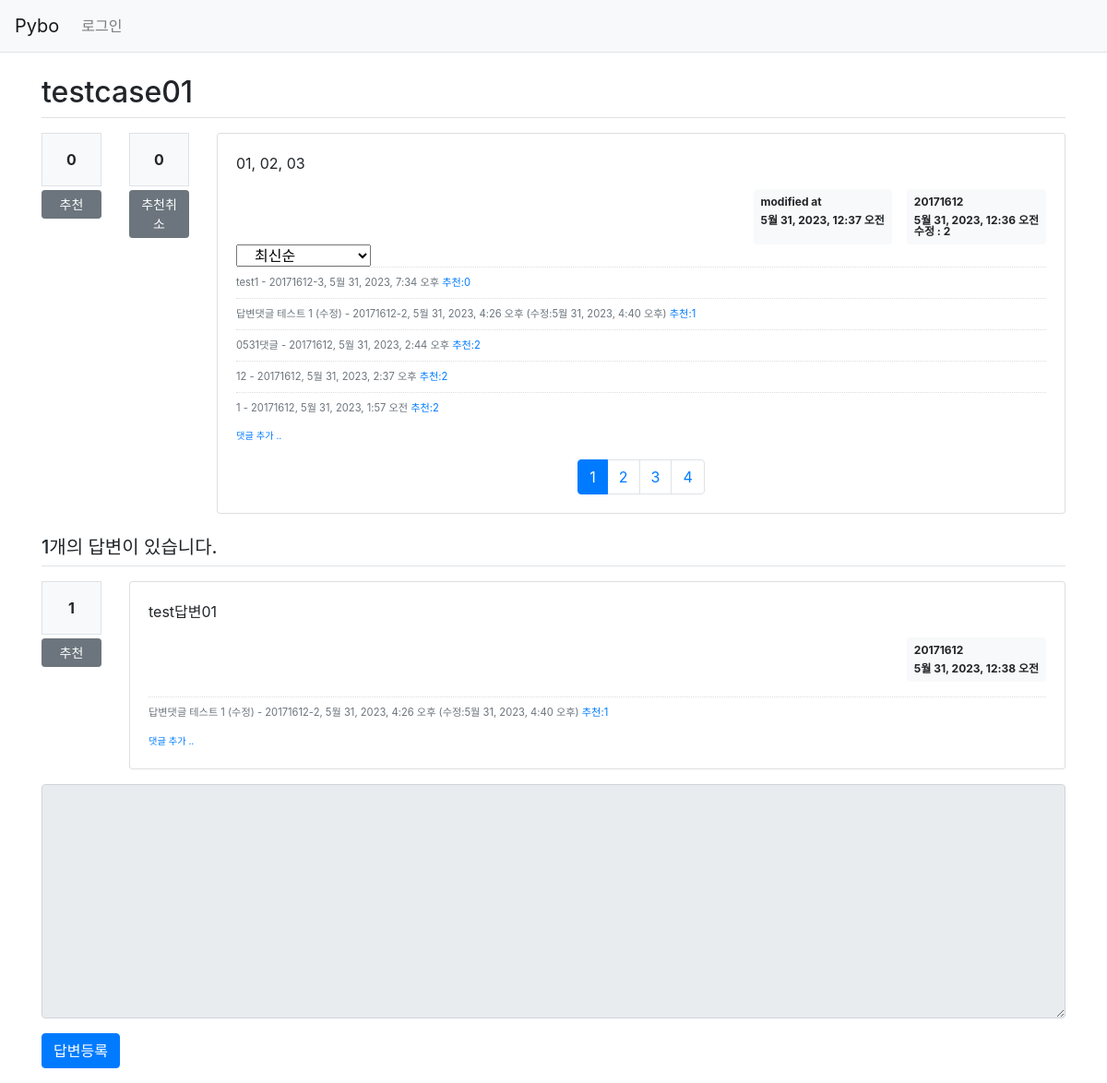
The app's page /pybo/16/, older data.
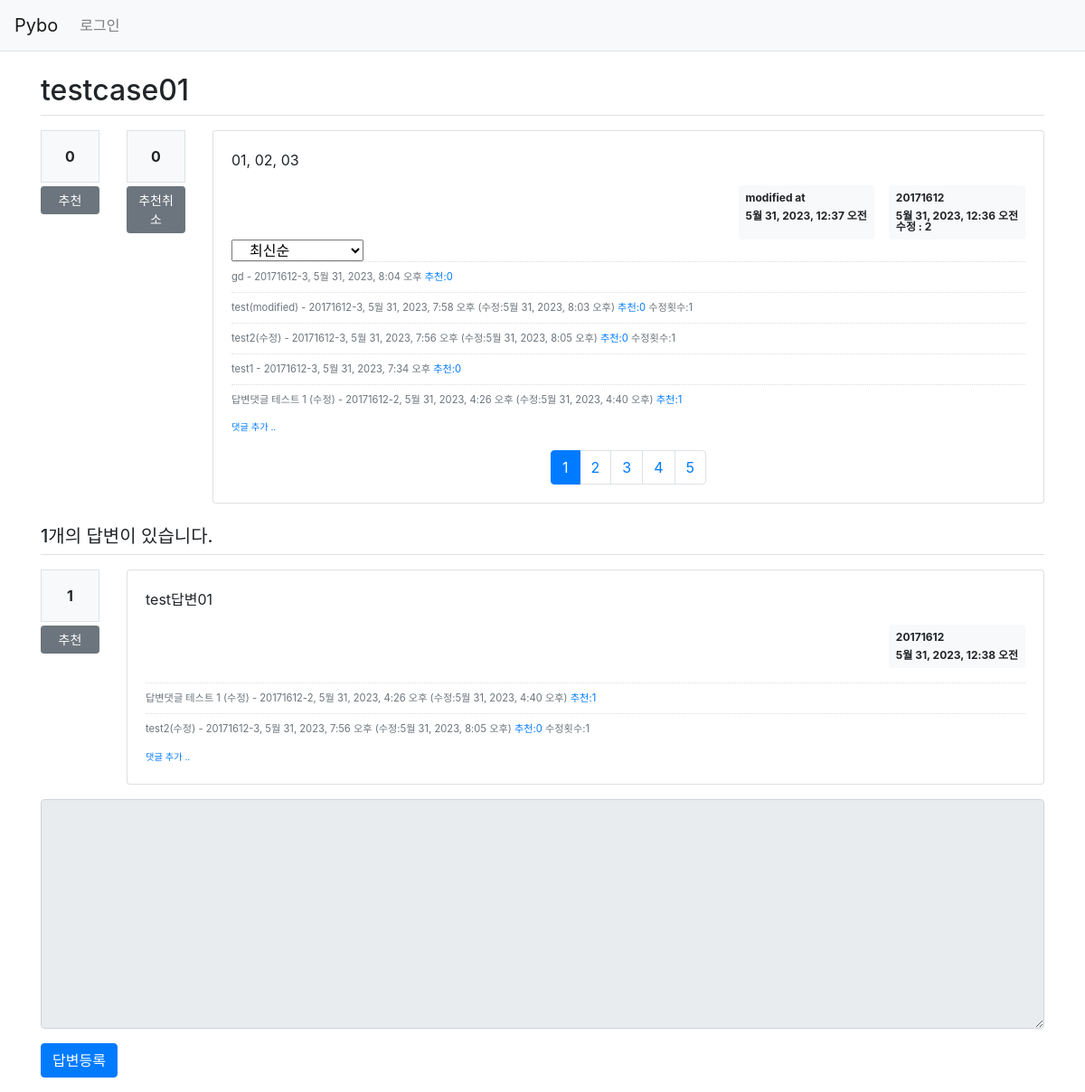
The same page, newer data.
### pybo/models.py (models this page shows)
class Comment(models.Model):
    author = models.ForeignKey(User, on_delete=models.CASCADE)
    content = models.TextField()
    create_date = models.DateTimeField()
    modify_date = models.DateTimeField(null=True, blank=True)
    modify_count = models.IntegerField(default=0)
    question = models.ForeignKey(Question, null=True, blank=True, on_delete=models.CASCADE)
    answer = models.ForeignKey(Answer, null=True, blank=True, on_delete=models.CASCADE)
    voter = models.ManyToManyField(User, related_name='voter_comment')

class Answer(models.Model):
    author = models.ForeignKey(User, on_delete=models.CASCADE, related_name='author_answer')
    question = models.ForeignKey(Question, on_delete=models.CASCADE)
    content = models.TextField()
    create_date = models.DateTimeField()
    modify_date = models.DateTimeField(null=True, blank=True)
    voter = models.ManyToManyField(User, related_name='voter_answer')

### pybo/views/base_views.py (the view)
# urls.py: path('<int:question_id>/', base_views.detail, name='detail'),
def detail(request, question_id):
    question = get_object_or_404(Question, pk=question_id)
    so = request.GET.get('so', 'recent')  # 정렬기준
    if so == 'recommend':
        comment_list = Comment.objects.annotate(num_voter=Count('voter')).order_by('-num_voter', '-create_date')
    else:  # recent
        comment_list = Comment.objects.order_by('-create_date')
    page = request.GET.get('page',1)
    paginator = Paginator(comment_list, 5)
    page_obj = paginator.get_page(page)
    context = {'question': question, 'comment_list': page_obj, 'page':page, 'so': so}
    return render(request, 'pybo/question_detail.html', context)

### pybo/templatetags/pybo_filter.py (called while the page is built)
@register.filter()
def mark(value):
    extensions = ["nl2br", "fenced_code"]
    return mark_safe(markdown.markdown(value, extensions=extensions))

### templates/pybo/question_detail.html (shortened to what the changed rows need)
{% extends 'base.html' %}
{% load pybo_filter %}
{% block content %}
<div class="container my-3">
    <h2 class="border-bottom py-2">{{ question.subject }}</h2>
    <div class="row my-3">
        <div class="col-10">
            <div class="card">
                <div class="card-body">
                    {% for comment in comment_list %}
                        <div class="comment py-2 text-muted">
                            <span style="white-space: pre-line;">{{ comment.content }}</span>
                            <span>
                                - {{ comment.author }}, {{ comment.create_date }}
                                {% if comment.modify_date %}
                                (수정:{{ comment.modify_date }})
                                {% endif %}
                            </span>
                            <a href="{% url 'pybo:vote_comment' comment.id  %}">추천:{{comment.voter.count}}</a>
                            {% if comment.modify_count > 0 %}
                            <span>수정횟수:{{comment.modify_count}}</span>
                            {% endif %}
                        </div>
                    {% endfor %}
                    <div class="mt-3">
                        <div class="pagination justify-content-center">
                            {% for page_number in comment_list.paginator.page_range %}
                            {% if page_number >= comment_list.number|add:-5 and page_number <= comment_list.number|add:5 %}
                                {% if page_number == comment_list.number %}
                                <li class="page-item active" aria-current="page">
                                    <a class="page-link" data-page="{{ page_number }}" href="#">{{ page_number }}</a>
                                </li>
                                {% else %}
                                <li class="page-item">
                                    <a class="page-link" data-page="{{ page_number }}" href="#">{{ page_number }}</a>
                                </li>
                                {% endif %}
                            {% endif %}
                            {% endfor %}
                        </div>
                    </div>
                </div>
            </div>
        </div>
    </div>
    {% for answer in question.answer_set.all %}
    <div class="row my-3">
        <div class="col-1">
            <div class="bg-light text-center p-3 border font-weight-bolder mb-1">{{answer.voter.count}}</div>
            <a href="#" data-uri="{% url 'pybo:vote_answer' answer.id  %}"
                class="recommend btn btn-sm btn-secondary btn-block my-1">추천</a>
        </div>
        <div class="col-11">
            <div class="card">
                <div class="card-body">
                    <div class="card-text">{{ answer.content|mark }}</div>
                    <div class="d-flex justify-content-end">
                        <div class="badge badge-light p-2 text-left">
                            <div class="mb-2">{{ answer.author.username }}</div>
                            <div>{{ answer.create_date }}</div>
                        </div>
                    </div>
                    {% if answer.comment_set.count > 0 %}
                    <div class="mt-3">
                    {% for comment in answer.comment_set.all %}
                        <div class="comment py-2 text-muted">
                            <span style="white-space: pre-line;">{{ comment.content }}</span>
                            <span>
                                - {{ comment.author }}, {{ comment.create_date }}
                                {% if comment.modify_date %}
                                (수정:{{ comment.modify_date }})
                                {% endif %}
                            </span>
                            <a href="{% url 'pybo:vote_answer_comment' comment.id  %}">추천:{{comment.voter.count}}</a>
                            {% if comment.modify_count > 0 %}
                            <span>수정횟수:{{comment.modify_count}}</span>
                            {% endif %}
                        </div>
                    {% endfor %}
                    </div>
                    {% endif %}
                    <div>
                        <a href="{% url 'pybo:comment_create_answer' answer.id  %}"
                           class="small"><small>댓글 추가 ..</small></a>
                    </div>
                </div>
            </div>
        </div>
    </div>
    {% endfor %}
</div>
{% endblock %}

Row changes from the older to the newer data that the page shows:
no longer on this page (row unchanged): Comment: content "0531댓글", author "20171612", create_date "5월 31, 2023, 2:44 오후", voter.count "2", shown under "testcase01"
no longer on this page (row unchanged): Comment: content "12", author "20171612", create_date "5월 31, 2023, 2:37 오후", voter.count "2", shown under "testcase01"
no longer on this page (row unchanged): Comment: content "1", author "20171612", create_date "5월 31, 2023, 1:57 오전", voter.count "2", shown under "testcase01"
added Comment: content "gd", author "20171612-3", create_date "5월 31, 2023, 8:04 오후", voter.count "0", shown under "testcase01"
added Comment: content "test(modified)", author "20171612-3", create_date "5월 31, 2023, 7:58 오후", modify_date "5월 31, 2023, 8:03 오후", voter.count "0", modify_count "1", shown under "testcase01"
added Comment: content "test2(수정)", author "20171612-3", create_date "5월 31, 2023, 7:56 오후", modify_date "5월 31, 2023, 8:05 오후", voter.count "0", modify_count "1"
Text that changed along with them:
new list line: "5"
